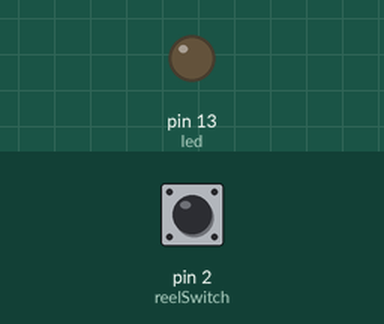
Bench run of a sketch on a simulated Arduino Uno, built with avr-gcc and run on an emulated ATmega328P. Parts: output pins drawn as LEDs (lit = HIGH). Inputs (shaded band) come from the test bench; at power-on: pin 2 (reelSwitch) LOW.

Above: at 1.2 s.
1.3 s: pin 2 (reelSwitch) pulled HIGH for 0.15 s
At 1.37 s:
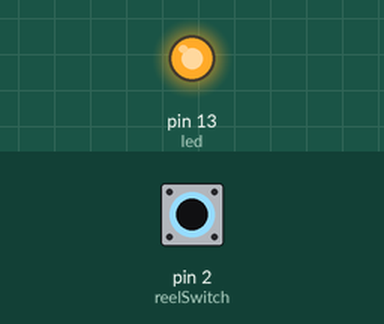
2.9 s: pin 2 (reelSwitch) pulled HIGH for 3.2 s
At 7.3 s:
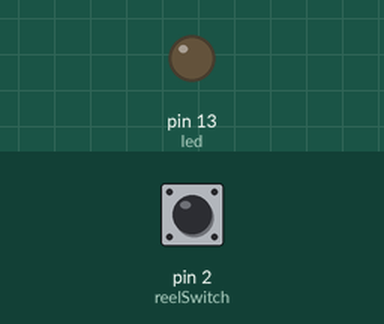
Timing chart, 0 to 8.8 s (numbered marks = the images above; inputs shaded):
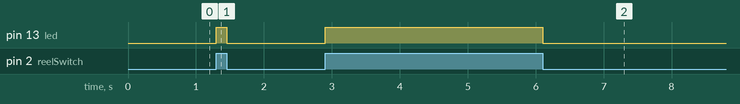

The sketch:

COD_MODULO_REED_SWICH_KY_021_MINI_SWITCH.ino
```cpp
/* !-- VARIAVEIS --! */
int led = 13; // pino LED
int reelSwitch = 2; // sentido magnético rpin
int switchState; // variável para armazenar o valor da chave de bobina


/* !-- INICIO DO SETUP (SO PASSA AQUI 1 VEZ) --! */
void setup()
{
  pinMode (led, OUTPUT);
  pinMode (reelSwitch, INPUT);
}


/* !-- INICIO DO LOOP (REPETIÇÃO) --! */
void loop()
{
  switchState = digitalRead(reelSwitch); // leia o valor da interface digital 2 e atribua-o a switchState

  if (switchState == HIGH) // quando o sensor magnético detecta um sinal, o LED está piscando
  {
    digitalWrite(led, HIGH);
  }
  else
  {
    digitalWrite(led, LOW);
  }
}
```

Measured:
- after the input at 1.3 s, pin 13 (led): LOW → HIGH at once, → LOW 0.15 s later
- after the input at 2.9 s, pin 13 (led): LOW → HIGH at once, → LOW 3.2 s later
